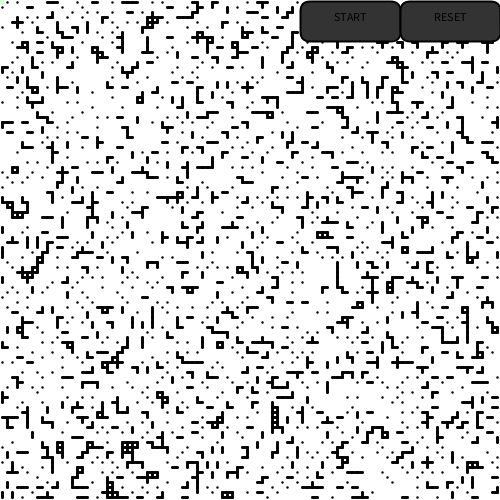
Frame 1 (no input)
Frame 60 (the mouse pressed at the canvas centre just before this capture): identical to frame 1, image omitted
Frame 120 (the mouse held since frame 60 and released just before this capture): identical to frame 1, image omitted

The Processing sketch that drew this single still picture (run headless with seeded random() and noise(); from frame 60 on, the mouse is pressed at the canvas centre):

// Processing sketch: AStarPathfinding
// ── AStarPathfinding.pde
int cols = 100;
int rows = 100;
float spotw, spoth;
float wallChance = 0.3;
float buttonWidth = 100;
ArrayList <Spot> grid = new ArrayList <Spot> ();
ArrayList <Spot> openSet = new ArrayList <Spot> ();
ArrayList <Spot> closedSet = new ArrayList <Spot> ();
ArrayList <Spot> path = new ArrayList <Spot> ();

Button startButton;
Button resetButton;
ArrayList <Button> buttons = new ArrayList <Button> ();

Spot start;
Spot end;
Spot current;

boolean bStart = false;

void setup()
{
	size(500, 500);
	grid = new ArrayList <Spot> ();
	openSet = new ArrayList <Spot> ();
	closedSet = new ArrayList <Spot> ();
	path = new ArrayList <Spot> ();
	buttons = new ArrayList <Button> ();
	startButton = new Button("START", width - 2 * buttonWidth, 1, buttonWidth, 40);
	resetButton = new Button("RESET", width - 1 * buttonWidth, 1, buttonWidth, 40);
	buttons.add(startButton);
	buttons.add(resetButton);
	bStart = false;

	spotw = float(width) / cols;
	spoth = float(height) / rows;
	for (int j = 0; j < rows; j++)
	{
		for (int i = 0; i < cols; i++)
		{
			grid.add(new Spot(i, j));
		}
	}

	for (Spot s : grid)
	{
		s.addNeighbors();
		s.addNeighborsWall();
	}

	start = grid.get(0);
	end = grid.get((cols - 1) + (rows - 1) * cols);
	start.wall = false;
	end.wall = false;
	openSet.add(start);
}

// https://tips4java.wordpress.com/2009/06/14/moving-windows/
void mouseClicked()
{
	Button b;
	if (startButton.mouseOver())
	{
		bStart = true;
	}
	else
	if (resetButton.mouseOver())
	{
		loop();
		setup();
	}
}

void mouseReleased()  {
  for (Button b: buttons) {
    b.releaseEvent();
  }
}

void mouseDragged()
{
	if (!bStart)
	{
		boolean onButton = false;
		for (Button b : buttons)
		{
			if (b.mouseOver())
			{
				onButton = true;
				break;
			}
		}
		if (!onButton && mouseX > 0 && mouseX < width && mouseY > 0 && mouseY < height)
		{
			Spot s;
			s = grid.get(
				int(mouseX / spotw) + int(mouseY / spoth) * cols);
			if (mouseButton == LEFT)
			{
				s.wall = true;
			}
			else if (mouseButton == RIGHT)
			{
				s.wall = false;
			}
		}
	}
}

float heuristic(Spot a, Spot b)
{
	float d = dist(a.x, a.y, b.x, b.y);
	// float d = abs(a.x - b.x) + abs(a.y - b.y);
	return d;
}

void draw()
{
	background(255);
	if (bStart)
	{
		if (openSet.size() > 0)
		{
			int lowestIndex = 0;
			for (int i = 0; i < openSet.size(); i++)
			{
				if (openSet.get(i).f < openSet.get(lowestIndex).f)
					lowestIndex = i;
			}
			current = openSet.get(lowestIndex);
			if (current == end)
			{
				println("Done!");
				noLoop();
			}

			openSet.remove(current);
			closedSet.add(current);

			ArrayList <Spot> neighbors = current.neighbors;
			for (int i = 0; i < neighbors.size(); i++)
			{
				Spot neighbor = neighbors.get(i);
				if (!closedSet.contains(neighbor) && !neighbor.wall)
				{
					float tempG = current.g + heuristic(current, neighbor);
					boolean newPath = false;

					if (openSet.contains(neighbor))
					{
						if (tempG < neighbor.g)
						{
							neighbor.g = tempG;
							newPath = true;
						}
					}
					else
					{
						neighbor.g = tempG;
						newPath = true;
						openSet.add(neighbor);
					}
					if (newPath)
					{
						neighbor.h = heuristic(neighbor, end);
						neighbor.f = neighbor.h + neighbor.g;
						neighbor.previous = current;
					}
				}
			}

			// we can keep going
		}
		else
		{
			println("No solution");
			noLoop();
			// no solution
		}
		ArrayList <Spot> path = new ArrayList <Spot> ();
		Spot temp = current;
		path.add(temp);
		while (temp.previous != null)
		{
			path.add(temp.previous);
			temp = temp.previous;
		}
		beginShape();
		for (Spot s : path)
		{
			vertex(s.x * spotw + spotw * 0.5, s.y * spoth + spoth * 0.5);
			s.show(color(0, 0, 255));
		}
		noFill();
		stroke(255);
		strokeWeight(1);
		endShape();
	}
	for (int i = 0; i < cols; i++)
	{
		for (int j = 0; j < rows; j++)
		{
			grid.get(i + j * cols).show();
		}
	}

	for (int i = 0; i < closedSet.size(); i++)
	{
		closedSet.get(i).show(color(255, 0, 0, 50));
	}
	for (int i = 0; i < openSet.size(); i++)
	{
		openSet.get(i).show(color(0, 255, 0, 50));
	}

	for (Button b : buttons)
	{
		b.show();
	}
}

// ── Button.pde
// highly movable buttons
// reference: https://processing.org/examples/handles.html

public class Button
{
	String name;
	float x, y, widthButton, heightButton;
	boolean locked = false;
	boolean pressed = false;

	public Button (String name_, float x_, float y_, float width_, float height_)
	{
		name = name_;
		x = x_;
		y = y_;
		widthButton = width_;
		heightButton = height_;
	}

	void show()
	{
		pressEvent();
		if (!bStart && pressed && dragged())
		{
			x = mouseX - widthButton * 0.5;
			y = mouseY - heightButton * 0.5;
		}
		rectMode(CORNER);
		stroke(0);
		strokeWeight(2);
		fill(51);
		rect(x, y, widthButton, heightButton, 10);
		textAlign(CENTER);
		fill(0);
		text(name, x + 0.5 * widthButton, y + 0.5 * heightButton);
	}

	boolean dragged()
	{
		return (pmouseX != mouseX || pmouseY != mouseY);
	}


	boolean mouseOver()
	{
		return (mouseX > x && mouseX < x + widthButton && mouseY > y && mouseY < y + heightButton);
	}

	void pressEvent()
	{
		if (mouseOver() && mousePressed || locked)
		{
			pressed = true;
			locked = true;
		}
		else
		{
			pressed = false;
		}
	}

	void releaseEvent()
	{
		locked = false;
	}
}

// ── Spot.pde
class Spot
{
	int x, y;
	float f, g, h;
	ArrayList <Spot> neighbors = new ArrayList <Spot> ();
	ArrayList <Spot> neighborsWall = new ArrayList <Spot> ();
	Spot previous = null;
	boolean wall = false;

	public Spot (int x_, int y_)
	{
		x = x_;
		y = y_;
		if (random(1) < wallChance)
		{
			wall = true;
		}
	}
	void show()
	{
		if (wall)
		{
			fill(0);
			noStroke();
			ellipse((x + 0.5) * spotw, (y + 0.5) * spoth, spotw * 0.5, spoth * 0.5);
			// rect(x * spotw, y * spoth, spotw - 1, spoth - 1);
			for (Spot s : neighborsWall)
			{
				if (s.wall)
				{
					stroke(0);
					strokeWeight(spotw * 0.5);
					line((x + 0.5) * spotw, (y + 0.5) * spoth, (s.x + 0.5) * spotw, (s.y + 0.5) * spoth);
					// rectMode(CORNERS);
					// if (x == s.x)
					// {
					// 	rect(x * spotw, y * spoth + 0.5 * spoth, s.x * spotw + s.x, s.y * spoth + 0.5 * spoth);
					// }
					// else
					// {
					// 	rect(x * spotw + 0.5 * spotw, y * spoth, s.x * spotw + 0.5 * spotw, s.y * spoth + s.y);
					// }
				}
			}
		}
	}
	void show(color c)
	{
		if (wall)
		{
			fill(0);
			noStroke();
			ellipse((x + 0.5) * spotw, (y + 0.5) * spoth, spotw * 0.5, spoth * 0.5);
		}
		else
		{
			fill(c);
			noStroke();
			rectMode(CORNER);
			rect(x * spotw, y * spoth, spotw - 1, spoth - 1);
		}
	}
	void addNeighborsWall()
	{
		if (x + 1 < cols)
		{
			neighborsWall.add(grid.get((x + 1) + y * cols));
		}
		if (x > 0)
		{
			neighborsWall.add(grid.get((x - 1) + y * cols));
		}
		if (y + 1 < rows)
		{
			neighborsWall.add(grid.get(x + (y + 1) * cols));
		}
		if (y > 0)
		{
			neighborsWall.add(grid.get(x + (y - 1) * cols));
		}
	}
	void addNeighbors()
	{
		for (int i = -1; i <= 1; i++)
		{
			int isum = x + i;
			if (isum < 0 || isum > cols - 1)
				continue;
			for (int j = -1; j <= 1; j++)
			{
				int jsum = y + j;
				if (jsum < 0 || jsum > rows - 1)
					continue;

				Spot s = grid.get(isum + jsum * cols);

				if (x == s.x && y == s.y)
					continue;
				neighbors.add(s);
			}
		}
	}

}
